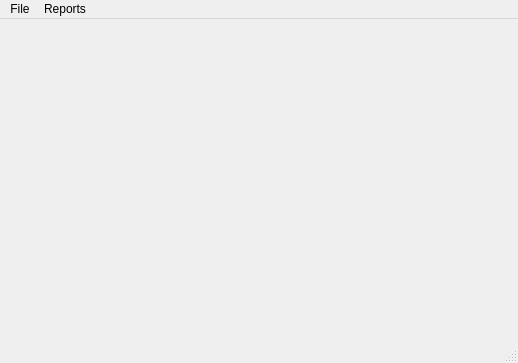
<?xml version="1.0" encoding="UTF-8"?>
<ui version="4.0">
 <class>MainWindow</class>
 <widget class="QMainWindow" name="MainWindow">
  <property name="geometry">
   <rect>
    <x>0</x>
    <y>0</y>
    <width>518</width>
    <height>363</height>
   </rect>
  </property>
  <property name="windowTitle">
   <string>MainWindow</string>
  </property>
  <widget class="QWidget" name="centralwidget"/>
  <widget class="QMenuBar" name="menubar">
   <property name="geometry">
    <rect>
     <x>0</x>
     <y>0</y>
     <width>518</width>
     <height>18</height>
    </rect>
   </property>
   <widget class="QMenu" name="menusdfasd">
    <property name="title">
     <string>File</string>
    </property>
    <addaction name="actionOpen"/>
    <addaction name="actionDelete"/>
    <addaction name="separator"/>
    <addaction name="actionSave_as"/>
    <addaction name="actionSave"/>
   </widget>
   <widget class="QMenu" name="menuReports">
    <property name="title">
     <string>Reports</string>
    </property>
    <widget class="QMenu" name="menuQuery">
     <property name="title">
      <string>Query</string>
     </property>
     <addaction name="actionMaster_Data_Workbook"/>
    </widget>
    <addaction name="menuQuery"/>
   </widget>
   <addaction name="menusdfasd"/>
   <addaction name="menuReports"/>
  </widget>
  <widget class="QStatusBar" name="statusbar"/>
  <action name="actionOpen">
   <property name="text">
    <string>Open</string>
   </property>
  </action>
  <action name="actionDelete">
   <property name="text">
    <string>Delete</string>
   </property>
  </action>
  <action name="actionSave_as">
   <property name="text">
    <string>Save as...</string>
   </property>
  </action>
  <action name="actionSave">
   <property name="text">
    <string>Save</string>
   </property>
  </action>
  <action name="actionMaster_Data_Workbook">
   <property name="text">
    <string>Master Data Workbook</string>
   </property>
  </action>
 </widget>
 <resources/>
 <connections/>
</ui>
